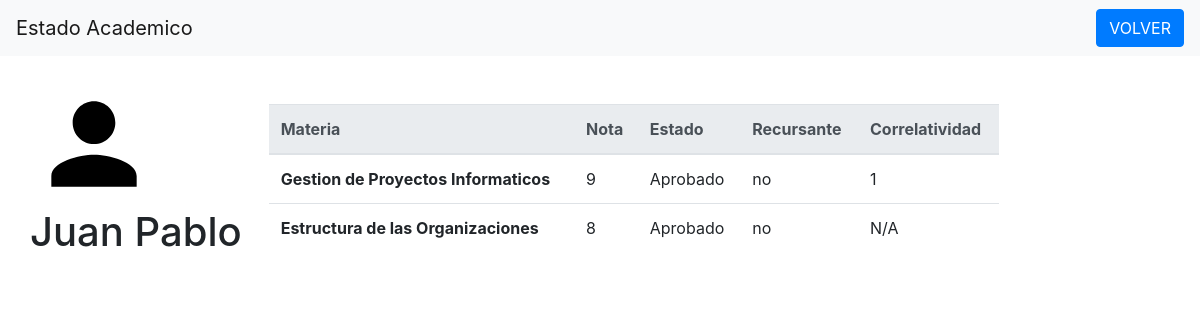
Page /statusAcademico/Juan Pablo on the committed database.
### models.py (models this page shows)
class AcademicState(db.Model):
    __tablename__ = 'AcademicStates'
    id = db.Column(db.Integer, primary_key=True)
    notes = db.Column(db.String(128))
    repeating = db.Column(db.String(10))
    status = db.Column(db.String(30))
    correlative = db.Column(db.Integer, default=False)
    student_name = db.Column(db.String(100), default=False)
    subject_name = db.Column(db.String(100), default=False)

### app.py (the view)
@app.route("/statusAcademico/<student_name>")
def status(student_name):
    ret = AcademicState.query.filter_by(student_name=student_name).all()
    y = request.args.get('year')
    s = request.args.get('subject')
    return render_template("status.html", reto=ret, year=y, subject=s)

### templates/status.html (shortened to what this page needs)
<!doctype html>
<html lang="en">
  <head>
    <link rel="stylesheet" href="https://stackpath.bootstrapcdn.com/bootstrap/4.1.1/css/bootstrap.min.css">
    <link href="../../dist/css/bootstrap.min.css" rel="stylesheet">
  </head>
  <body>
  <nav class="navbar navbar-light bg-light">
    <a class="navbar-brand" href="#">
        Estado Academico
    </a>
    <a class="btn btn-primary" style="color: white;" type="submit" href="/search?year={{ year }}&subject={{ subject }}" >VOLVER</a>
  </nav>
  <br>
  <div class="container">
    <div class="row">
        <div class="">
            <svg xmlns="http://www.w3.org/2000/svg" width="128" height="128" viewBox="0 0 24 24">
                <path d="M12 12c2.21 0 4-1.79 4-4s-1.79-4-4-4-4 1.79-4 4 1.79 4 4 4zm0 2c-2.67 0-8 1.34-8 4v2h16v-2c0-2.66-5.33-4-8-4z"/>
                <path d="M0 0h24v24H0z" fill="none"/>
            </svg>
            <h1>{{ reto[0].student_name }}</h1>
        </div>
        <div class="col-8" style="margin-left: 12px; margin-top: 24px;">
            <table class="table table-hover">
              <thead class="thead-light">
                <tr>
                  <th scope="col">Materia</th>
                  <th scope="col">Nota</th>
                  <th scope="col">Estado</th>
                  <th scope="col">Recursante</th>
                  <th scope="col">Correlatividad</th>
                </tr>
              </thead>
              <tbody>
                    {% for r in reto %}
                        <tr>
                          <th scope="row">{{ r.subject_name }}</th>
                          <td>{{ r.notes }}</td>
                          <td>{{ r.status }}</td>
                          <td>{{ r.repeating }}</td>
                          <td>
                            {% if r.correlative == 0 %}
                                N/A
                            {% else %}
                                {{ r.correlative }}
                            {% endif %}
                          </td>
                        </tr>
                    {% endfor %}
              </tbody>
            </table>
        </div>
  </div>
  </body>
</html>

### rows in the picture
AcademicState: student_name "Juan Pablo", subject_name "Gestion de Proyectos Informaticos", notes "9", status "Aprobado", repeating "no", correlative "1"
AcademicState: subject_name "Estructura de las Organizaciones", notes "8", status "Aprobado", repeating "no", correlative "N/A"
